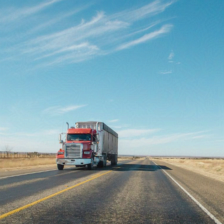
#> input picture Figure 2/experimental images/(a) original image.png, 224 x 224 px, given in place of ..., which was not available
$ python 'Create perturbing data images of the original and tampered images.py'
#> lines starting #> are read from the running program, lines starting #| are printed output that depends on the picture; pictures that were not available may be replaced by others from this repository, and a replacement may not be noted
"""
This code file is used to generate interference information images between the original image and adversarial samples
Step 1: You need to set the 'read_file_path_actual_image' parameter to the absolute path of the original image
Step 2: You need to set the parameter 'read_file_path_adversarial_sample' to the absolute path of the adversarial sample
Finally execute the file
"""


from PIL import Image
import numpy as np
import matplotlib.pyplot as plt


def read_matrix(file_path):
    with open(file_path, 'r') as file:
        lines = file.readlines()
        matrix = [list(map(float, line.split())) for line in lines]
    return np.array(matrix)

# Read the actual image to be analyzed
read_file_path_actual_image = "..."
# Open the image file
image = Image.open(read_file_path_actual_image)
#> image is the input picture: PIL image 224x224 RGB; mean R, G, B 127.5, 161.1, 171.2
# Resize the image to the specified size
image = image.resize((224, 224))
# Convert the image to a NumPy array
image_array = np.array(image)

# Based on the RGB display mode, extract the data of each channel
image_red_channel_actual = image_array[:,:,0]
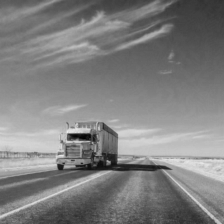
#> image_red_channel_actual: shape (224, 224); min 2, max 236, mean 127.5
image_green_channel_actual = image_array[:,:,1]
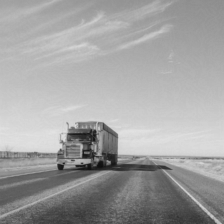
#> image_green_channel_actual: shape (224, 224); min 14, max 226, mean 161.1
image_blue_channel_actual = image_array[:,:,2]
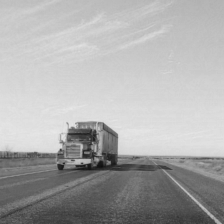
#> image_blue_channel_actual: shape (224, 224); min 14, max 232, mean 171.2

image_red_channel_actual = image_red_channel_actual.astype(np.float64)
image_green_channel_actual = image_green_channel_actual.astype(np.float64)
image_blue_channel_actual = image_blue_channel_actual.astype(np.float64)

# Read the Adversarial sample to be analyzed
read_file_path_adversarial_sample = "..."
# Open the image file
image = Image.open(read_file_path_adversarial_sample)
# Resize the image to the specified size
image = image.resize((224, 224))
# Convert the image to a NumPy array
image_array = np.array(image)

# Based on the RGB display mode, extract the data of each channel
image_red_channel_attack = image_array[:,:,0]
image_green_channel_attack = image_array[:,:,1]
image_blue_channel_attack = image_array[:,:,2]

image_red_channel_attack = image_red_channel_attack.astype(np.float64)
image_green_channel_attack = image_green_channel_attack.astype(np.float64)
image_blue_channel_attack = image_blue_channel_attack.astype(np.float64)


diff_red_channel = np.abs(image_red_channel_attack - image_red_channel_actual)
#> diff_red_channel: shape (224, 224) float64; every value is 0

diff_green_channel = np.abs(image_green_channel_attack - image_green_channel_actual)

diff_blue_channel = np.abs(image_blue_channel_attack - image_blue_channel_actual)

for i in range(224):
    for j in range(224):
        if diff_red_channel[i][j] == 0 and diff_green_channel[i][j] == 0 and diff_blue_channel[i][j] == 0:
           diff_red_channel[i][j] = 255 - diff_red_channel[i][j]
           diff_green_channel[i][j] = 255 - diff_green_channel[i][j]
           diff_blue_channel[i][j] = 255 - diff_blue_channel[i][j]
#> diff_blue_channel: shape (224, 224) float64; every value is 255

rgb_image = np.stack((diff_red_channel, diff_green_channel, diff_blue_channel), axis=-1)
#> rgb_image: shape (224, 224, 3) float64; every value is 255

plt.imshow(rgb_image.astype(np.uint8))
plt.axis('off')

#  to the absolute path for saving the final interference information image
save_file_path = ".//perturbation information.png"

plt.savefig(save_file_path, bbox_inches='tight', pad_inches=0)  # Save the image without extra whitespace
plt.show()
